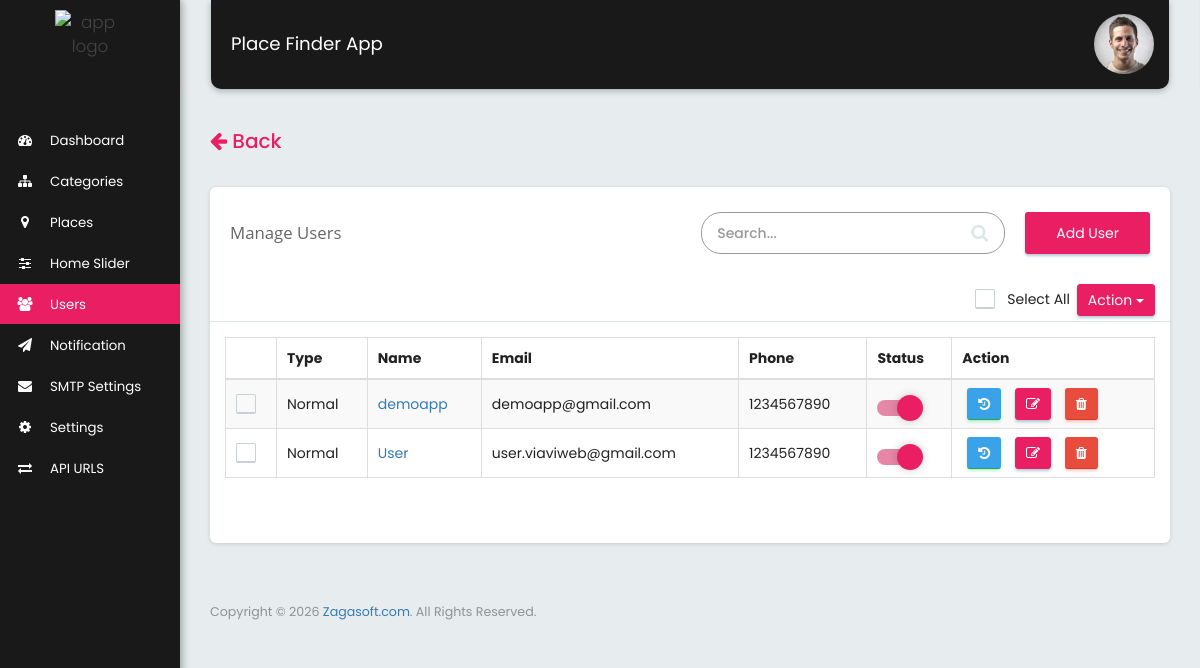
The app's page /manage_users.php (signed in) with its own data.
### tables this page shows
CREATE TABLE `tbl_users` (
  `id` int(11) NOT NULL,
  `user_type` varchar(255) NOT NULL,
  `name` varchar(255) NOT NULL,
  `email` varchar(255) NOT NULL,
  `password` varchar(255) NOT NULL,
  `phone` varchar(255) NOT NULL,
  `auth_id` text DEFAULT NULL,
  `registration_on` varchar(255) NOT NULL DEFAULT '0',
  `confirm_code` varchar(255) DEFAULT NULL,
  `status` varchar(255) NOT NULL DEFAULT '1'
);

### manage_users.php (the view, shortened to what this page needs)
<?php
$page_title="Manage Users";
include('includes/header.php');
$limit = 15;
$keyword='';
$page=0;
if($page){
	$start = ($page - 1) * $limit;
}else{
	$start = 0;
}
if(!isset($_GET['keyword'])){
	$sql_query="SELECT * FROM tbl_users ORDER BY tbl_users.`id` DESC LIMIT $start, $limit";
}
else{
	$sql_query="SELECT * FROM tbl_users WHERE (`name` LIKE '%$keyword%' OR `email` LIKE '%$keyword%' OR `phone` LIKE '%$keyword%') ORDER BY tbl_users.`id` DESC LIMIT $start, $limit";
}
$result=mysqli_query($mysqli, $sql_query) or die(mysqli_error($mysqli));
?>
<div class="row">
	<div class="col-xs-12">
		<?php
		if(isset($_SERVER['HTTP_REFERER']))
		{
			echo '<a href="'.$_SERVER['HTTP_REFERER'].'"><h4 class="pull-left" style="font-size: 20px;color: #e91e63"><i class="fa fa-arrow-left"></i> Back</h4></a>';
		}
		?>
		<div class="card mrg_bottom">
			<div class="page_title_block">
				<div class="col-md-5 col-xs-12">
					<div class="page_title"><?=$page_title?></div>
				</div>
				<div class="col-md-7 col-xs-12">
					<div class="search_list">
						<div class="search_block">
							<form  method="get" action="">
								<input name="keyword" class="form-control input-sm" placeholder="Search..." aria-controls="DataTables_Table_0" value="<?php if(isset($_GET['keyword'])){ echo $_GET['keyword'];} ?>" type="search" required>
								<button type="submit" class="btn-search" class="btn-search"><i class="fa fa-search"></i></button>
							</form>
						</div>
						<div class="add_btn_primary"> <a href="add_user.php?add">Add User</a> </div>
					</div>
				</div>
				<div class="col-md-4 col-xs-12 text-right" style="float: right;">
					<div class="checkbox" style="width: 95px;margin-top: 5px;margin-left: 10px;right: 100px;position: absolute;">
						<label for="checkall_input">
							Select All
						</label>
					</div>
					<div class="dropdown" style="float:right">
						<button class="btn btn-primary dropdown-toggle btn_cust" type="button" data-toggle="dropdown">Action
							<span class="caret"></span></button>
						</div>
					</div>
				</div>
				<div class="clearfix"></div>
				<div class="col-md-12 mrg-top">
					<table class="table table-striped table-bordered table-hover">
						<thead>
							<tr>
								<th style="width: 50px"></th>
								<th>Type</th>
								<th>Name</th>
								<th>Email</th>
								<th>Phone</th>
								<th>Status</th>
								<th class="cat_action_list">Action</th>
							</tr>
						</thead>
						<tbody>
							<?php
							$i=0;
							if(mysqli_num_rows($result) > 0)
							{
								while($users_row=mysqli_fetch_array($result))
									{?>
										<tr>
											<td>
												<div class="checkbox" style="float: right;margin: 0px">
													<label for="checkbox<?php echo $i;?>"></label>
												</div>
											</td>
											<td><?php echo $users_row['user_type'];?></td>
											<td>
												<a href="user_profile.php?user_id=<?= $users_row['id'] ?>">
													<?php echo $users_row['name'];?>
												</a>
											</td>
											<td><?php echo $users_row['email'];?></td>
											<td><?php echo $users_row['phone'];?></td>
											<td>
												<div class="row toggle_btn">
													<label for="enable_disable_check_<?=$i?>" class="lbl"></label>
												</div>
											</td>
											<td nowrap="">
												<a href="user_profile.php?user_id=<?php echo $users_row['id']; ?>" class="btn btn-success btn_cust" data-toggle="tooltip" data-tooltip="User Profile"><i class="fa fa-history"></i></a>
												<a href="add_user.php?user_id=<?php echo $users_row['id'];?>&redirect=<?=$redirectUrl?>" class="btn btn-primary btn_edit"><i class="fa fa-edit"></i></a>
												<a href="" data-id="<?php echo $users_row['id'];?>" class="btn btn-danger btn_delete btn_cust" data-table="tbl_users"><i class="fa fa-trash"></i></a>
											</td>
										</tr>
										<?php $i++; }}
										?>
									</tbody>
								</table>
							</div>
							<div class="col-md-12 col-xs-12">
								<div class="pagination_item_block">
								</div>
							</div>
							<div class="clearfix"></div>
						</div>
					</div>
				</div>
				<?php include('includes/footer.php');?>

### includes/header.php (style rules this page uses)
.btn_edit,.btn_cust { padding: 5px 10px !important; }

### records on screen
tbl_users: user_type "Normal", name "demoapp", email "demoapp@gmail.com", phone "1234567890"
tbl_users: user_type "Normal", name "User", email "user.viaviweb@gmail.com", phone "1234567890"

### other values on screen
APP_NAME "Place Finder App"
$page_title "Manage Users"
